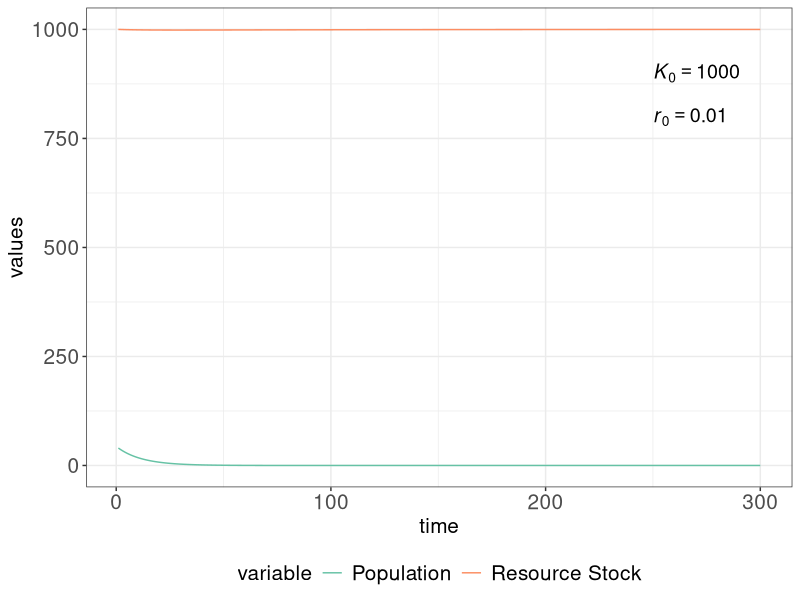
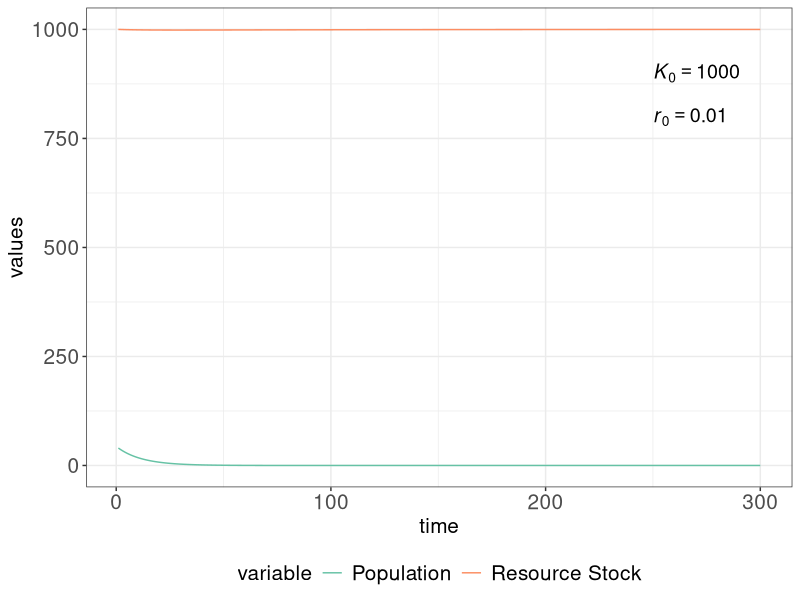

Source code (R) for these figures, in order:
# Steady state

library(dplyr)
library(ggplot2)
library(viridis)


# Resource dynamics
# Define the function of resource dynamics (Logistic growth)

S1 = function(r,K,S,L,alpha=10^-5,beta=0.4){
  S + r*S*(1-S/K)-alpha*beta*L*S
}


# Population dynamics
# Define the function of population dynamics (Multhasian)

L1 = function(L, S, birthdeath=-0.1, phi=4, alpha=10^-5, beta = 0.4){
  L + L*(birthdeath + phi*alpha*beta*S)
}


# ----- Run simulation ------

mat = matrix(nrow=300,ncol=2)
L_int = 40 # Initial value for population

# Change the initial parameters 
r_int = 0.01    # r: intrinsic growth rate
S_int = 1000  # K: Carrying capacity 

# Simulation by loop
for(t in 1:300){ # 300 years
  if(t==1){
    mat[t,1]= L_int
    mat[t,2]= S_int
  }
  if(t>1){
    mat[t,1] = L1(L=mat[t-1,1],S=mat[t-1,2])
    mat[t,2] = S1(L=mat[t-1,1],S=mat[t-1,2], K=S_int,r = r_int)
  }
}

# Convert into a data frame
dat = data.frame(mat) %>%
  mutate(time = row_number()) %>%
  rename("Population" = 1,"Resource Stock" = 2) %>%
  tidyr::pivot_longer(cols = c("Population","Resource Stock"),names_to = "variable",
                      values_to = "values")


# Make plot 
plot_sim = ggplot(dat, aes(x=time, y=values, col = variable)) +
  geom_line() + 
  theme_bw() +
  scale_color_brewer(palette="Set2") +
  annotate("text", x = 250,y=0.9*S_int, label = paste("italic(K[0])==",S_int), parse = TRUE,hjust=0,size=5) + 
  annotate("text", x = 250,y=0.80*S_int, label = paste("italic(r[0])==",r_int), parse= TRUE,hjust=0,size=5) +
  theme(legend.position = "bottom",
        axis.title = element_text(size=15),
        axis.text = element_text(size=15),
        legend.title = element_text(size=15),
        legend.text = element_text(size=15))

# Show plot
plot_sim

# Save plot
ggsave(paste0("figure/plot_K_",S_int,"_r_",r_int,".png"),plot = plot_sim,height = 4.5, width = 8)




